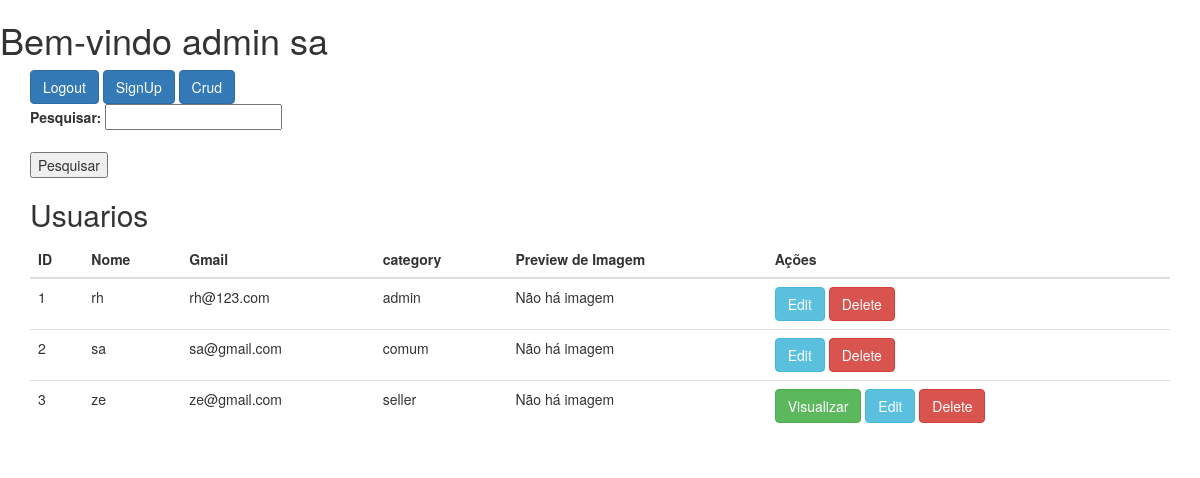
Page /Projeto_Alluh/cadastro/admin/crud_admin.php (signed in) on the committed database.
### tables this page shows
CREATE TABLE IF NOT EXISTS `registration` (
  `id` int NOT NULL AUTO_INCREMENT,
  `username` varchar(220) NOT NULL,
  `email` varchar(220) NOT NULL,
  `password` varchar(220) NOT NULL,
  `category` varchar(220) NOT NULL,
  `cpf` varchar(11) NOT NULL,
  PRIMARY KEY (`id`)
);

### Projeto_Alluh/cadastro/admin/crud_admin.php (the view, shortened to what this page needs)
<?php
include '../connect&login/connect.php';
$sql = "SELECT * FROM registration";
$result = $con->query($sql);
$imagensPorUsuario = array();
?>
<!DOCTYPE html>
<html lang="pt-br">
<head>
    <link rel="stylesheet" href="https://maxcdn.bootstrapcdn.com/bootstrap/3.4.0/css/bootstrap.min.css">
</head>
<body>
<h1 class="Welcome">Bem-vindo admin
    <?php echo $_SESSION['username'];  ?>
</h1>
<div class="container">
    <a href="../connect&login/logout.php" class="btn btn-primary mt-5">Logout</a>
    <a href="signup_admin.php" class ='btn btn-primary mt-5'>SignUp</a>
    <a href="crud_admin.php" class="btn btn-primary mt-5">Crud</a>
    <br>
    <form method="POST">
        <label>Pesquisar: </label>
        <input type="text" name="research"><br><br>
        <input type="submit" value="Pesquisar" name="SendPesqUser">
    </form>
</div>
<div class="container">
    <h2>Usuarios</h2>
    <table class="table">
        <thead>
            <tr>
                <th>ID</th>
                <th>Nome</th>
                <th>Gmail</th>
                <th>category</th>
                <th>Preview de Imagem</th>
                <th>Ações</th>
            </tr>
        </thead>
        <tbody>
            <?php
            if ($result->num_rows > 0) {
                while ($row = $result->fetch_assoc()) {
                    echo "<tr>";
                    echo "<td>" . $row['id'] . "</td>";
                    echo "<td>" . $row['username'] . "</td>";
                    echo "<td>" . $row['email'] . "</td>";
                    echo "<td>" . $row['category'] . "</td>";
                    echo "<td>";
                    if (isset($imagensPorUsuario[$row['id']])) {
                        $imagem = $imagensPorUsuario[$row['id']];
                        $caminhoDaImagem = "imagens/" . $row['id'] . "/" . $imagem;
                        echo "<img src='$caminhoDaImagem' width='100' height='100' alt='Imagem'>";
                    } else {
                        echo "Não há imagem";
                    }
                    echo "</td>";
                    echo "<td>";
                    if ($row['category'] == 'seller') {
                        echo "<a class='btn btn-success' href='rent/crud_rent.php?usuario_id=" . $row['id'] . "'>Visualizar</a>&nbsp;";
                    }
                    echo "<a class='btn btn-info' href='update.php?id=" . $row['id'] . "'>Edit</a>&nbsp;";
                    echo "<a class='btn btn-danger' href='delete.php?id=" . $row['id'] . "'>Delete</a>";
                    echo "</td>";
                    echo "</tr>";
                }
            }
            ?>
        </tbody>
    </table>
</div>
</body>
</html>

### rows in the picture
registration: id "1", username "rh", email "rh@123.com", category "admin", shows "Não há imagem"
registration: id "2", username "sa", email "sa@gmail.com", category "comum", shows "Não há imagem"
registration: id "3", username "ze", email "ze@gmail.com", category "seller", shows "Não há imagem"

### other values in the picture
$_SESSION['username'] "sa"
